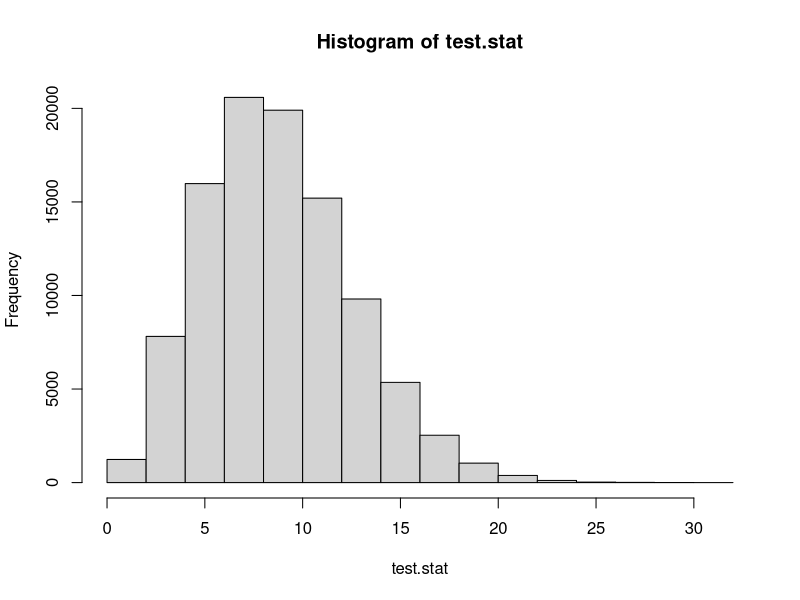
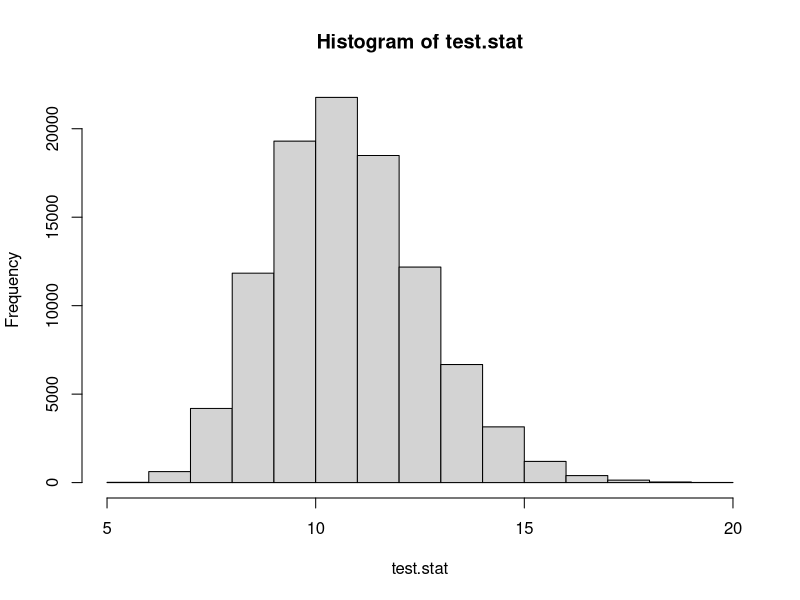

Here is the R script that generated these plots, in order:
## ---- chunk 1
knitr::opts_chunk$set(echo = TRUE)
## ---- chunk 2
Gender <- c("Cisgender Female", "Cisgender Male", "Non-Binary", 
            "I prefer not to answer", "Transgender Male", "Transgender Female",
            "These options don't define me")
vals.Z <- c(652, 401, 63, 10, 13, 5, 21)
# The data from Middlebury only has binary options for "Women" and "Men"
vals.M <- c(1416, 1240, 0, 0, 0, 0, 0)
Gender.Data.Raw <- data.frame(Gender = Gender,
                          Zeitgeist = vals.Z,
                          Middlebury = vals.M)

FinAid <- c("Yes", "No")
vals.Z <- c(485, 639)
# Middlebury data is from Fall 2021, not Spring 2022.
vals.M <- c(1315, 1520)

# Extra row ommitted, 4 "prefer not to answer"
Class.Z <- c(2022, 2022.5, 2023, 2023.5, 2024, 2024.5, 2025, 2025.5, 0)
vals.Z <- c(180, 80, 190, 79, 242, 73, 236, 50, 4)
Class.M <- c(2022,2023,2024,2025)
# Rounded data based on proportions from fall 2021
vals.M <- c(600,690,727,638)
Class.Data.Z <- data.frame(Class = Class.Z,
                         Zeitgeist = vals.Z)

# We assume that the administration combined feb and reg classes
vals.Z2 <- c(180+80, 190+79, 242+73, 236+50)

Class.Data.Raw <- data.frame(Class = Class.M,
                             Zeitgeist = vals.Z2,
                             Middlebury = vals.M)

# This data is tricky, because students had the option to check
# all boxes that applied
Race <- c("White", "Asian", "Hispanic or Latino Origin", 
          "Black or African American", "Middle Eastern or North African", 
          "I prefer not to answer", "American Indian or Alaskan Native",
          "Native Hawaiian or other Pacific Islander", "International", 
          "Two or more races", "Race and/or ethnicity unknown")
vals.Z <- c(911, 173, 96, 57, 17, 13, 8, 5, 0, 0, 0)
# "Middle Eastern or North African" and "I prefer not to answer" are not 
# categories in Middlebury's data
# "International", "Two or more races", and "Race and/or ethnicity unknown" 
# are additional categories in Middlebury data

vals.M <- c(1556, 199, 287, 125, 0, 0, 3, 0, 308, 157, 19)
Race.Data.Raw <- data.frame(Race = Race,
                        Zeitgeist = vals.Z,
                        Middlebury = vals.M)

Geography <- c("New England", "Mideast", "Southeast", "Great Lakes", "Plains", 
               "Southwest", "Rocky Mountain", "Far West", 
               "Inernational/Outside the U.S.", "I prefer not to answer")
vals.Z <- c(340, 272, 101, 63, 43, 33, 39, 136, 103, 4)
vals.M <- c(698, 604, 203, 164, 70, 78, 77, 301, 0, 143)
Geography.Data.Raw <- data.frame(Geographic.Location = Geography,
                             Zeitgeist = vals.Z,
                             Middlebury = vals.M)




Majors.Z <- c("Undeclared", "Environmental Studies", "Economics", "Political Science", "Neuroscience", "Computer Science", "English & American Literatures", "Psychology", "International & Global Studies", "Molecular Biology & Biochemistry", "Biology", "Mathematics", "International Politics & Economics", "History", "History of Art & Architecture", "Film & Media Culture", "Geography", "Anthropology", "Physics", "Spanish", "Chemistry", "Sociology", "Theatre", "Education Studies", "Music", "Philosophy", "Chinese", "Geology", "Biochemistry", "Independent Scholar", "Studio Art", "I prefer not to answer", "Arabic", "Gender, Sexuality, & Feminist Studies", "German", "Classics", "Japanese Studies", "Dance", "Russian", "French", "Religion", "American Studies", "Comparative Literature", "Literary Studies", "Black Studies", "History-Science, Medicine, and Technology", "Italian")

vals.Z <- c(162, 125, 113, 70, 68, 88, 60, 58, 50, 38, 35, 48, 44, 35, 33, 30, 25, 24, 25, 23, 22, 24, 17, 17, 15, 14, 13, 11, 10, 10, 7, 12, 12, 12, 12, 6, 5, 5, 5, 4, 4, 3, 3, 3, 2, 0, 0)
Major.Data.Z <- data.frame(Major = Majors.Z,
                         Zeitgeist = vals.Z)
    
                         
Majors.M <- c("Dance","Film & Media Culture","Music",
              "Studio Art","Theatre","Classics","History",
              "History-Science, Medicine, and Technology",
              "Philosophy","Religion", "American Studies","Black Studies",
              "Environmental Studies","Gender, Sexuality, & Feminist Studies",
              "Independent Scholar",
              "International Politics & Economics",
              "International & Global Studies","Neuroscience","Arabic",
              "Chinese",
              "French","German","Italian",
              "Japanese Studies","Russian","Spanish","Comparative Literature",
              "English & American Literatures",
              "Literary Studies","Biochemistry","Biology",  
              "Chemistry","Computer Science","Geology","Mathematics",
              "Molecular Biology & Biochemistry","Physics","Economics",
              "Education Studies","Geography",
              "Political Science","Psychology","Anthropology","Sociology",
              "Undeclared", "I prefer not to answer", 
              "History of Art & Architecture")

vals.M <- c(5,43,19,15,21,9,55,0,24,11,8,3,166,13,6,80,75,152,9,
                20,7,8,3,14,7,21,5,93,7,20,86,29,158,29,68,80,46,298,13,34,
                99,118,41,30,923,0,61)
                
Major.Data.M <- data.frame(Major = Majors.M,
                           Middlebury = vals.M)

Major.Data.Raw <- merge(Major.Data.M, Major.Data.Z, all = TRUE)
## ---- chunk 3
# Set seed so we get the same result every time
set.seed(31)

# Number of times that we will simulate samples for our sampling distribution 
N <- 100000

# The population of graduation years provided by the administration
Population <- c(rep("2022", 600), rep("2023", 690),
                rep("2024", 727), rep("2025",638))

pop.size <- length(Population)

# Expected proportions
eprop22 <- 600/pop.size
eprop23 <- 690/pop.size
eprop24 <- 727/pop.size
eprop25 <- 638/pop.size

samp.size <- sum(Class.Data.Raw$Zeitgeist)

# Expected values for sample of our size
epop22 <- eprop22*samp.size
epop23 <- eprop23*samp.size
epop24 <- eprop24*samp.size
epop25 <- eprop25*samp.size

expected.values <- c(epop22, epop23, epop24, epop25)

# test statistic is MAE
actual.test.stat <- (1/4)*sum(abs(Class.Data.Raw$Zeitgeist - expected.values))

test.stat <- NULL

# Simulating our sampling distribution
for(i in 1:N){
  # Taking a sample from our population
  samp <- sample(Population, samp.size, replace = FALSE)
  
  samp22 <- sum(samp == "2022")
  samp23 <- sum(samp == "2023")
  samp24 <- sum(samp == "2024")
  samp25 <- sum(samp == "2025")
  
  actual.samp.values <- c(samp22,samp23,samp24,samp25)
  
  # Storing the test statistic for each simulated sample
  test.stat[i] <- (1/4)*sum(abs(actual.samp.values - expected.values))
}

hist(test.stat)

# p-value: probability of finding something more extreme than actual.test.stat
mean(test.stat >= actual.test.stat)
## ---- chunk 4
# The population of regions as given by the administration data
Population <- c(rep("New England", 698), rep("Mideast", 604),
                rep("Southeast", 203), rep("Great Lakes",164),
                rep("Plains", 70), rep("Southwest", 78),
                rep("Rocky Mountain",77), rep("Far West", 301))

pop.size <- length(Population)

# Expected proportions
epropNE <- 698/pop.size
epropME <- 604/pop.size
epropSE <- 101/pop.size
epropGL <- 164/pop.size
epropP <- 70/pop.size
epropSW <- 78/pop.size
epropRM <- 77/pop.size
epropFW <- 301/pop.size

samp.size <- sum(Geography.Data.Raw$Zeitgeist[1:8])

# Expected values in a sample our size
epopNE <- epropNE*samp.size
epopME <- epropME*samp.size
epopSE <- epropSE*samp.size
epopGL <- epropGL*samp.size
epopP <- epropP*samp.size
epopSW <- epropSW*samp.size
epopRM <- epropRM*samp.size
epopFW <- epropFW*samp.size

expected.values <- c(epopNE, epopME, epopSE, epopGL,
                     epopP, epopSW, epopRM, epopFW)

#Don't want last two responses ("International" & "I prefer not to answer")
actual.test.stat <- (1/8)*sum(abs(Geography.Data.Raw$Zeitgeist[1:8] - expected.values))

test.stat <- NULL

# Simulating our sampling distribution
for(i in 1:N){
  samp <- sample(Population, samp.size, replace = FALSE)
  
  sampNE <- sum(samp == "New England")
  sampME <- sum(samp == "Mideast")
  sampSE <- sum(samp == "Southeast")
  sampGL <- sum(samp == "Great Lakes")
  sampP <- sum(samp == "Plains")
  sampSW <- sum(samp == "Southwest")
  sampRM <- sum(samp == "Rocky Mountain")
  sampFW <- sum(samp == "Far West")
  
  actual.samp.values <- c(sampNE, sampME, sampSE, sampGL,
                          sampP, sampSW, sampRM, sampFW)
  
  # Computing the test stat for our sample
  test.stat[i] <- (1/8)*sum(abs(actual.samp.values - expected.values))
}

hist(test.stat)

# p-value: the probability of observing something rarer than actual.test.stat
mean(test.stat >= actual.test.stat)
